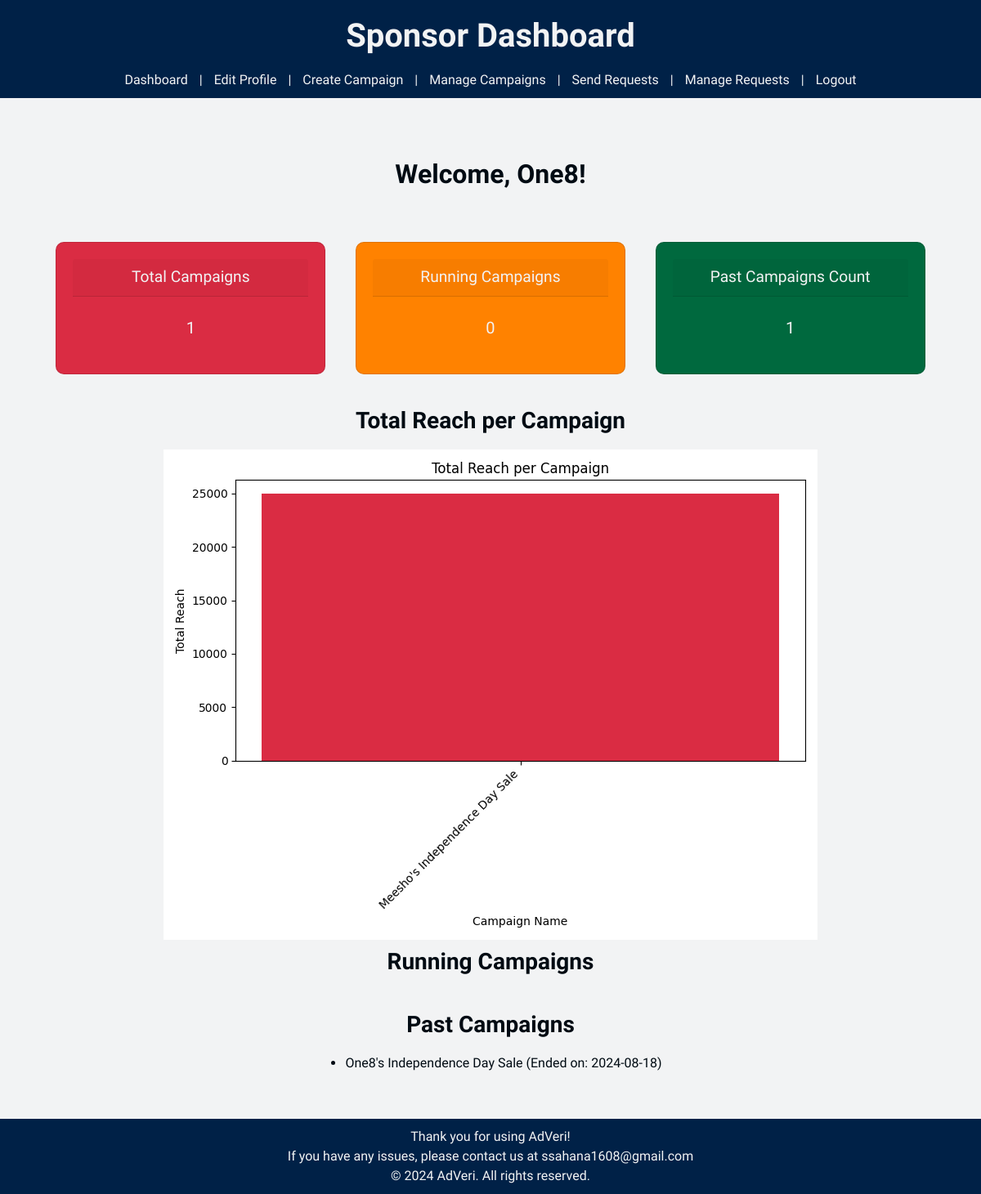
The page /sponsor/dashboard (signed in) on the database its author committed.
### models.py (models this page shows)
class Sponsor(db.Model):
    __tablename__ = 'sponsors'
    id = db.Column(db.Integer, primary_key=True, autoincrement=True)
    user_id = db.Column(db.Integer, db.ForeignKey('users.id'), nullable=False)
    company_name = db.Column(db.String(120), unique = True, nullable = False)
    industry = db.Column(db.String(120), nullable = False)
    budget = db.Column(db.Float, nullable = False)
    campaigns = db.relationship('Campaign', backref='sponsor', lazy=True, cascade="all, delete-orphan")
    requests = db.relationship('AdRequest', backref='sponsor', lazy=True, cascade="all, delete-orphan")

class Campaign(db.Model):
    __tablename__ = 'campaigns'
    id = db.Column(db.Integer, primary_key=True, autoincrement=True)
    sponsor_id = db.Column(db.Integer, db.ForeignKey('sponsors.user_id'), nullable=False)
    name = db.Column(db.String(120), nullable=False)
    description = db.Column(db.Text, nullable=False)
    start_date = db.Column(db.Date, nullable=False)
    end_date = db.Column(db.Date, nullable=False)
    budget = db.Column(db.Float, nullable=False)
    visibility = db.Column(db.String(20), nullable=False)
    goals = db.Column(db.Text, nullable=False)
    ad_requests = db.relationship('AdRequest', backref='campaign', lazy=True, cascade="all, delete-orphan")
    flagged = db.relationship('Flagged', backref='campaign', lazy=True, cascade="all, delete-orphan")

### app.py (the view)
@app.route('/sponsor/dashboard', methods = ['GET', 'POST'])
def sponsor_dashboard():
    if 'user_id' not in session or session.get('role') != 'Sponsor':
        flash('Please log in as a sponsor to access this page.', 'error')
        return redirect(url_for('login'))
    sponsor_id = session['user_id']
    sponsor = Sponsor.query.filter_by(user_id = sponsor_id).first()
    if not sponsor:
        flash('Sponsor not found.', 'error')
        return redirect(url_for('login'))
    campaigns = Campaign.query.filter_by(sponsor_id = sponsor.user_id).all()
    ad_requests = AdRequest.query.filter_by()
    today = date.today()
    running_campaigns = [campaign for campaign in campaigns if campaign.end_date >= today]
    past_campaigns = [campaign for campaign in campaigns if campaign.end_date < today]
    campaigns_count = len(campaigns)
    running_campaigns_count = len(running_campaigns)
    past_campaigns_count = len(past_campaigns)
    campaign_names = [campaign.name for campaign in campaigns]
    campaign_reach = [
        db.session.query(db.func.sum(Influencer.reach)).join(AdRequest, Influencer.user_id == AdRequest.influencer_id).filter(
            AdRequest.campaign_id == campaign.id,
            AdRequest.status == 'Accepted'
        ).scalar() or 0
        for campaign in campaigns
    ]
    rusty_red = '#DA2C43'
    plt.clf()
    plt.figure(figsize = (8, 6))
    plt.bar(campaign_names, campaign_reach, color = rusty_red)
    plt.xlabel('Campaign Name')
    plt.ylabel('Total Reach')
    plt.title('Total Reach per Campaign')
    plt.xticks(rotation = 45, ha = 'right')
    plt.tight_layout()
    plt.savefig('static/images/reach_by_campaign.png')
    plt.close()
    return render_template('sponsor/dashboard.html',
                           sponsor = sponsor,
                           campaigns_count = campaigns_count,
                           running_campaigns_count = running_campaigns_count,
                           past_campaigns_count = past_campaigns_count,
                           running_campaigns = running_campaigns,
                           past_campaigns = past_campaigns,
                           reach_by_campaign_chart = 'static/images/reach_by_campaign.png')

### templates/sponsor/dashboard.html (shortened to what this page needs)
<!DOCTYPE html>
<html lang="en">
<head>
    <link href="https://cdn.jsdelivr.net/npm/bootstrap@5.0.2/dist/css/bootstrap.min.css" rel="stylesheet">
    <link rel="stylesheet" href="{{ url_for('static', filename='styles.css') }}">
</head>
<body>
    <header>
        <h1>Sponsor Dashboard</h1>
        <a href="{{ url_for('sponsor_dashboard')}}">Dashboard</a> |
        <a href="{{ url_for('sponsor_edit_profile') }}">Edit Profile</a> |
        <a href="{{ url_for('sponsor_create_campaign')}}">Create Campaign</a> |
        <a href="{{ url_for('sponsor_manage_campaigns') }}">Manage Campaigns</a> |
        <a href="{{ url_for('sponsor_send_request')}}">Send Requests</a> |
        <a href="{{ url_for('sponsor_manage_requests') }}">Manage Requests</a> |
        <a href="{{ url_for('logout')}}">Logout</a>
    </header>
    <div class="container">
        <h2 class="my-4">Welcome, {{ sponsor.company_name }}!</h2>
        <div class="row">
            <div class="card card-red">
                <div class="card-header">Total Campaigns</div>
                <div class="card-body">
                    <h5 class="card-title">{{ campaigns_count }}</h5>
                </div>
            </div>
            <div class="card card-orange">
                <div class="card-header">Running Campaigns</div>
                <div class="card-body">
                    <h5 class="card-title">{{ running_campaigns_count }}</h5>
                </div>
            </div>
            <div class="card card-green">
                <div class="card-header">Past Campaigns Count</div>
                <div class="card-body">
                    <h5 class="card-title">{{ past_campaigns_count }}</h5>
                </div>
            </div>
        </div>
        <h3>Total Reach per Campaign</h3>
        <div class="chart-container">
            <img src="{{ url_for('static', filename='images/reach_by_campaign.png') }}" alt="Total Reach by Campaign" class="image">
        </div>
        <h3>Running Campaigns</h3>
        <h3>Past Campaigns</h3>
        <ul>
            {% for campaign in past_campaigns %}
                <li>{{ campaign.name }} (Ended on: {{ campaign.end_date }})</li>
            {% endfor %}
        </ul>
    </div>
        <footer>
            Thank you for using AdVeri! <br>
            If you have any issues, please contact us at ssahana1608@gmail.com <br>
            &copy; 2024 AdVeri. All rights reserved.
        </footer>
    </body>
</html>

### static/styles.css (style rules this page uses)
:root { --rich-black: #010b13ff; --oxford-blue: #002147ff; --rusty-red: #da2c43ff; --antiflash-white: #f2f3f4ff; --ut-orange: #ff8200ff; --dartmouth-green: #00693eff; }
body { font-family: 'Work Sans', sans-serif; color: var(--rich-black); background-color: var(--antiflash-white); align-items: center; margin: 0; padding: 0; text-align: center; display: flex; flex-direction: column; justify-content: center; }
h1, h2, h3 { text-align: center; padding: 10px; font-weight: bold; }
header { font-family: 'Eagle Lake', cursive; background-color: var(--oxford-blue); color: var(--antiflash-white); text-align: center; margin: 0; font-size: 1rem; top: 0; width: 100%; text-align: center; left: 0; padding: 10px; }
footer { color: var(--antiflash-white); font-family: 'Eagle Lake', sans-serif; background-color: var(--oxford-blue); text-align: center; margin: 0; font-size: 1rem; bottom: 0; width: 100%; text-align: center; left: 0; z-index: 999; padding: 10px; }
a { background-color: var(--oxford-blue); color: var(--antiflash-white); text-decoration: none; padding: 5px 10px; }
.container { width: 100%; display: flex; flex-direction: column; align-items: center; padding: 20px; margin: 20px; }
.chart-container { width: 100%; display: flex; flex-direction: column; align-items: center; padding: 0; margin: 0; text-align: center; display: flex; justify-content: center; }
.row { display: flex; justify-content: space-around; margin: 20px 0; }
.card { background-color: var(--dartmouth-green); color: var(--antiflash-white); padding: 20px; margin: 10px; border-radius: 10px; flex: 1; width: 400px; max-width: 30%; text-align: center; }
.card-header { font-size: 1.2em; margin-bottom: 10px; }
.card-orange { background-color: var(--ut-orange); }
.card-green { background-color: var(--dartmouth-green); }
.card-red { background-color: var(--rusty-red); }

### rows shown on the page
Sponsor: company_name "One8"
Campaign: name "One8's Independence Day Sale", end_date "2024-08-18"

### other values the page prints
{{ campaigns_count }} "1"
{{ running_campaigns_count }} "0"
{{ past_campaigns_count }} "1"
